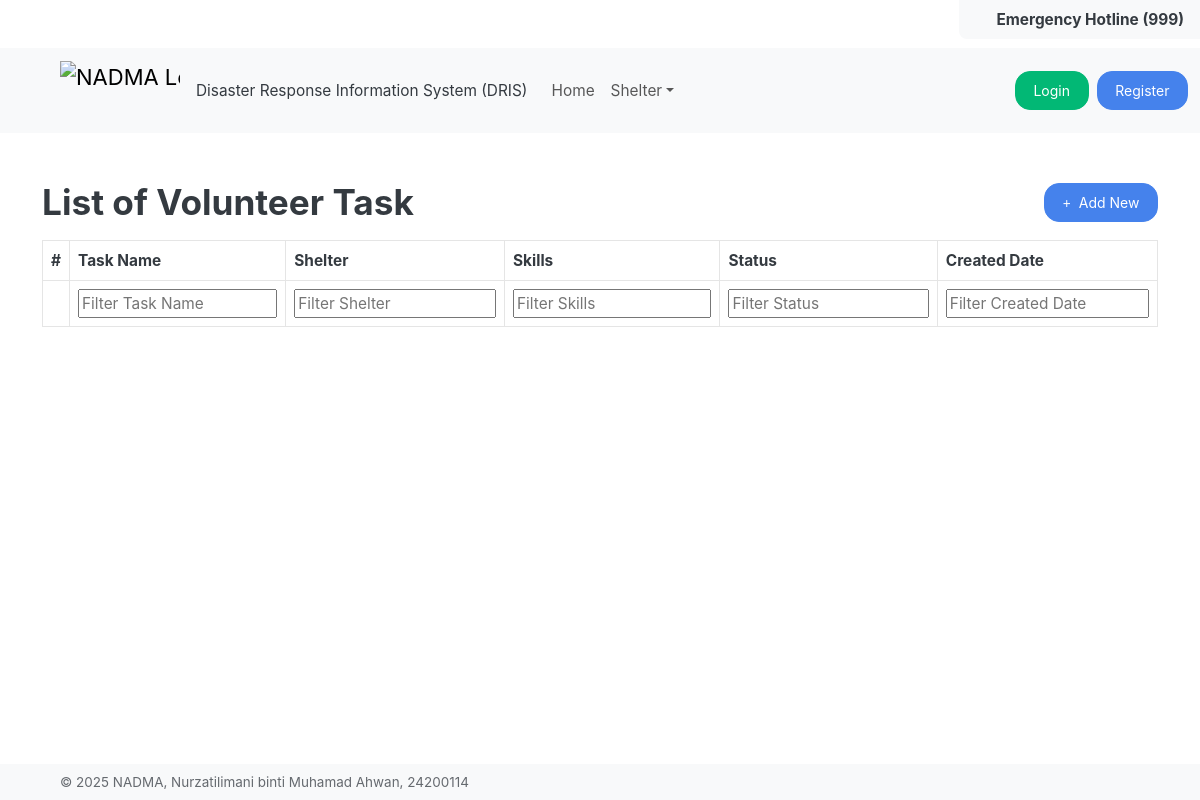
/volunteer/volunteer-tasks/list, run on an earlier commit of the app's database.
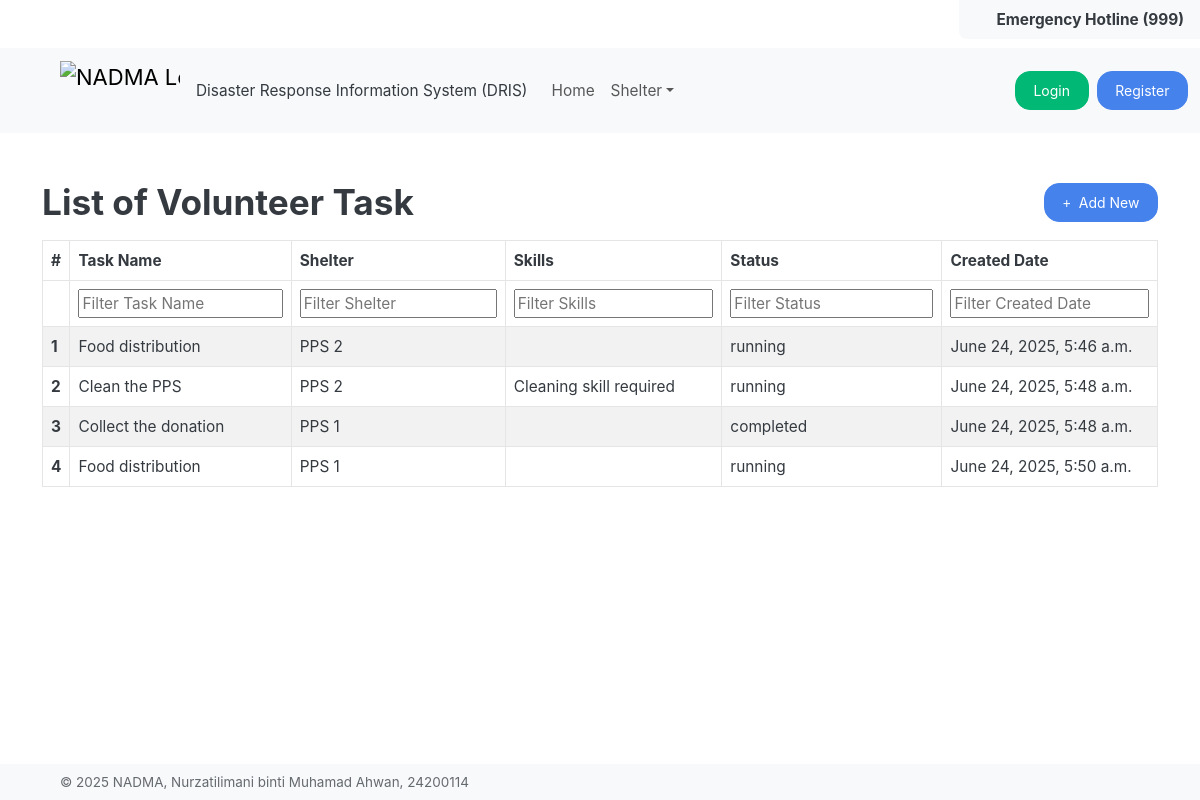
And on a later commit of the database.
### VolunteerCoordination/models.py (models this page shows, shortened)
class VolunteerTask(models.Model):
    id = models.AutoField(primary_key=True)
    shelter = models.ForeignKey(Shelter, on_delete=models.CASCADE, related_name='tasks')
    task_name = models.CharField(max_length=255)
    skills = models.TextField(blank=True)
    created_date = models.DateTimeField(auto_now_add=True)
    status = models.CharField(
        max_length=20,
        choices=[('running', 'Running'), ('completed', 'Completed'), ('cancelled', 'Cancelled')],
        default='running'
    )
    created_by = models.ForeignKey(Authority, on_delete=models.CASCADE, related_name='created_tasks', null=True, blank=True)
    volunteers = models.ManyToManyField('UserManagement.Volunteer', related_name='assigned_tasks', blank=True)

### ShelterDirectory/models.py (models this page shows)
class Shelter(models.Model):
    id= models.AutoField(primary_key=True)
    code = models.CharField(max_length=3, unique=True)
    name = models.CharField(max_length=100)
    location = models.TextField()
    capacity = models.IntegerField(default=0)
    availability = models.BooleanField(default=True)
    created_by = models.ForeignKey(Authority, on_delete=models.CASCADE, related_name='shelters_created',  null=True, blank=True)
    created_at = models.DateTimeField(auto_now_add=True)
    updated_by = models.ForeignKey(Authority, on_delete=models.CASCADE, related_name='shelters_updated', null=True, blank=True)
    updated_at = models.DateTimeField(auto_now=True)
    def __str__(self):
        return self.code

### VolunteerCoordination/views.py (the view, shortened to what this page needs)
# urls.py: path('volunteer-tasks/list', VolunteerTaskView.as_view(), name='task_list'),
class VolunteerTaskView(View):
    def get(self, request):
        tasks = VolunteerTask.objects.all()
        columns = get_volunteer_task_columns()
        edit_id = request.GET.get('edit')
        show_modal = False
        is_edit = bool(edit_id)
        fieldConfig = get_volunteer_task_field_config(edit_id=edit_id, is_edit=is_edit)
        user_role = ''
        if request.user.is_authenticated and hasattr(request.user, 'role') and request.user.role:
            user_role = request.user.role.name.lower()
        return render(request, 'volunteer-coordination/volunteer-task/index.html', {
            'data': tasks,
            'columns': columns,
            'fieldConfig': fieldConfig,
            'show_modal': show_modal,
            'edit_id': edit_id or '',
            'user_role': user_role,
        })

### VolunteerCoordination/views.py (called while the page is built)
def get_volunteer_task_columns():
    return [
        {'key': 'task_name', 'label': 'Task Name'},
        {'key': 'shelter', 'label': 'Shelter'},
        {'key': 'skills', 'label': 'Skills'},
        {'key': 'status', 'label': 'Status'},
        {'key': 'created_date', 'label': 'Created Date'},
        {
            'label': 'Action',
            'type': 'action',
            'actions': [
                {
                    'label': 'Edit',
                    'class': 'btn-info'
                },
                {
                    'url_name': 'volunteer:volunteer_list_by_task',
                    'label': 'View Volunteers',
                    'class': 'btn-success'
                }
            ]
        }
    ]

### common/templatetags/shared_extras.py (called while the page is built)
@register.filter
def get_item(obj, key):
    if isinstance(obj, dict):
        return obj.get(key)
    return getattr(obj, key, None)

### templates/volunteer-coordination/volunteer-task/index.html (shortened to what this page needs)
{% extends "base.html" %}
{% block content %}
<div class="container mt-3">
  {% if not show_volunteer_list %}
    <div class="d-flex align-items-center mb-3">
      <h2 class="flex-grow-1 mb-0">List of Volunteer Task</h2>
      <a href="#" class="btn btn-primary ms-3" data-bs-toggle="modal" data-bs-target="#addShelterModal">
        <i class="fas fa-plus me-1"></i> Add New
      </a>
    </div>
    {% include "components/table/table.html" with columns=columns data=data %}
  {% endif %}
</div>
{% endblock %}

### templates/base.html (shortened to what this page needs)
{% load django_bootstrap5 %} {% load static %}
<!DOCTYPE html>
<html lang="en">
  <head>
    {% bootstrap_css %}
    <link rel="stylesheet" href="{% static 'css/bootstrap.min.css' %}" />
    <link
      rel="stylesheet"
      href="{% static 'css/fontawesome/css/all.min.css' %}"
    />
  </head>
  <body>
    <div
      class="position-fixed top-0 end-0 bg-light text-dark py-2 px-3 d-flex align-items-center"
      style="z-index: 1050; border-bottom-left-radius: 8px"
    >
      <i class="fas fa-headset me-2"></i>
      <span class="fw-bold small">Emergency Hotline (999)</span>
    </div>
    <div style="height: 48px"></div>
    {% include "base/navigation.html" %}
    <div class="container-fluid mt-5 mb-5">
        {% block content %}{% endblock %}
    </div>
    {% include "base/footer.html" %}
  </body>
</html>

### templates/base/navigation.html (shortened to what this page needs)
{% load static %}
<nav class="navbar navbar-expand-lg bg-body-tertiary" data-bs-theme="light">
  <div class="container-fluid ms-5">
    <a class="navbar-brand" href="#">
      <img
        src="{% static 'img/nadma-logo.png' %}"
        alt="NADMA Logo"
        width="120"
        height="60"
        class="d-inline-block align-top"
      />
    </a>
    <span>Disaster Response Information System (DRIS)</span>
    <div class="collapse navbar-collapse ms-3" id="navbarColor01">
      <ul class="navbar-nav me-auto">
        <li class="nav-item">
          <a
            class="nav-link {% if request.path == '/' %}active{% endif %}"
            href="{% url 'home' %}"
          >
            Home
          </a>
        </li>
        <li class="nav-item dropdown">
          <a
            class="nav-link dropdown-toggle"
            data-bs-toggle="dropdown"
            href="#"
            role="button"
            aria-haspopup="true"
            aria-expanded="false"
            >Shelter</a
          >
        </li>
      </ul>
  <div class="d-flex align-items-center">
  {% if not request.user.is_authenticated %}
    <a class="btn btn-success me-2" href="{% url 'auth:login' %}">Login</a>
    <a class="btn btn-primary" href="{% url 'auth:register' %}">Register</a>
  {% else %}
    <span class="me-2 align-middle">Hi, {{ request.user.username }}</span>
    <a class="btn btn-danger align-middle" href="{% url 'auth:logout' %}">Logout</a>
  {% endif %}
</div>
    </div>
  </div>
</nav>

### templates/components/table/table.html (shortened to what this page needs)
{% load shared_extras %}
<link rel="stylesheet" href="https://cdn.datatables.net/1.13.7/css/dataTables.bootstrap5.min.css"/>
<table id="datatable" class="table table-striped table-bordered">
  <thead>
    <tr>
      <th>#</th>
      {% for col in columns %}
        {% if col.type == "action" %}
          {% if user_role == "authorities" %}
            <th>{{ col.label }}</th>
          {% endif %}
        {% else %}
          <th>{{ col.label }}</th>
        {% endif %}
      {% endfor %}
    </tr>
    <tr>
      <th></th>
      {% for col in columns %}
        {% if col.type == "action" %}
          {% if user_role == "authorities" %}
            <th></th>
          {% endif %}
        {% else %}
          <th><input type="text" placeholder="Filter {{ col.label }}" style="width: 100%;"/></th>
        {% endif %}
      {% endfor %}
    </tr>
  </thead>
 <tbody>
    {% for row in data %}
      <tr>
        <th scope="row">{{ forloop.counter }}</th>
        {% for col in columns %}
          {% if col.type == "action" %}
            {% if user_role == "authorities" %}
              <td>
                {% for action in col.actions %}
                  {% if action.label == "Edit" %}
                    <a href="?edit={{ row.id }}" class="btn {{ action.class|default:'btn-primary' }}">
                      <i class="fas fa-pencil-alt"></i> Edit
                    </a>
                  {% elif action.label == "View Volunteers" %}
                    <a href="{% url action.url_name row.id %}" class="btn btn-md {{ action.class|default:'btn-primary' }} mt-3">
                      <i class="fas fa-users"></i> View Volunteers
                    </a>
                  {% elif action.label == "Assign to Task" %}
                    {% if task.status != "running" %}
                      <span class="badge rounded-pill bg-secondary">Assignment Closed</span>
                    {% elif row.assigned %}
                      <span class="badge rounded-pill bg-success">Assigned</span>
                    {% else %}
                      <form method="post" action="{% url 'volunteer:assign_volunteer_to_task' task.id row.id %}" style="display:inline;">
                        {% csrf_token %}
                        <button type="submit" class="btn btn-md btn-warning">
                          <i class="fas fa-user-plus"></i> Assign to Task
                        </button>
                      </form>
                    {% endif %}
                  {% else %}
                    <a href="" class="btn  {{ action.class|default:'btn-primary' }}">{{ action.label }}</a>
                  {% endif %}
                {% endfor %}
              </td>
            {% endif %}
          {% else %}
            <td>{{ row|get_item:col.key }}</td>
          {% endif %}
        {% endfor %}
      </tr>
    {% endfor %}
</tbody>
</table>

### templates/base/footer.html
<footer
  class="navbar navbar-expand-lg bg-light position-fixed bottom-0 w-100"
  data-bs-theme="light"
  style="z-index: 1050"
>
  <div class="container-fluid mx-5">
    <span class="small text-muted">
      &copy; 2025 NADMA, Nurzatilimani binti Muhamad Ahwan, 24200114
    </span>
  </div>
</footer>

What changed in the data, as far as the page shows it:
added VolunteerTask: columns "Food distribution" "PPS 2" "running" "June 24, 2025, 5:46 a.m."
added VolunteerTask: columns "Clean the PPS" "PPS 2" "Cleaning skill required" "running" "June 24, 2025, 5:48 a.m."
added VolunteerTask: columns "Collect the donation" "PPS 1" "completed" "June 24, 2025, 5:48 a.m."
added VolunteerTask: columns "Food distribution" "PPS 1" "running" "June 24, 2025, 5:50 a.m."
